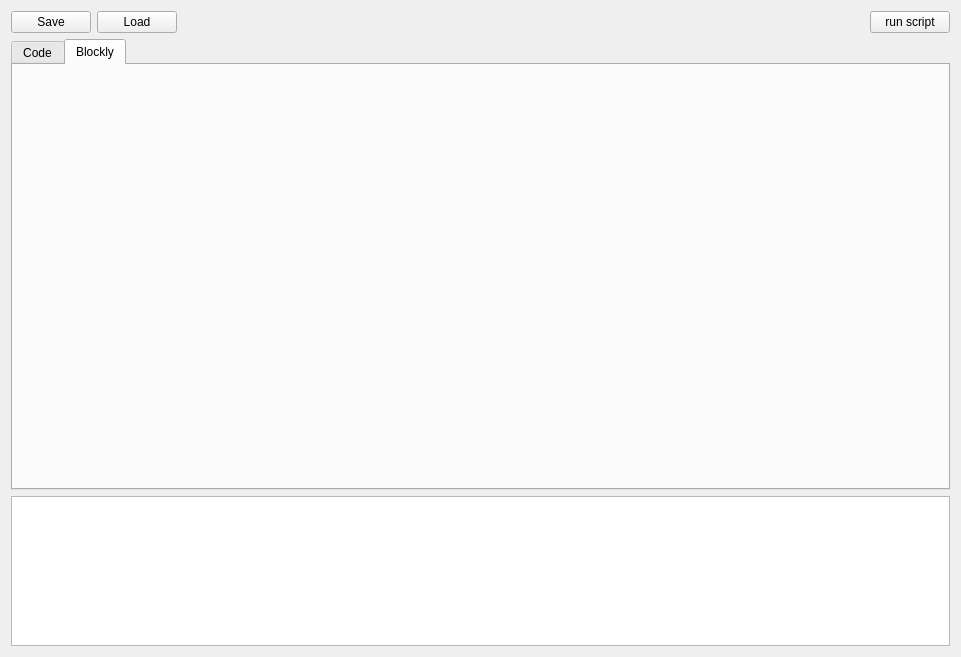
<?xml version="1.0" encoding="UTF-8"?>
<ui version="4.0">
 <class>InteractiveScriptWidget</class>
 <widget class="QWidget" name="InteractiveScriptWidget">
  <property name="geometry">
   <rect>
    <x>0</x>
    <y>0</y>
    <width>961</width>
    <height>657</height>
   </rect>
  </property>
  <property name="windowTitle">
   <string>InteractiveScript</string>
  </property>
  <property name="locale">
   <locale language="English" country="UnitedStates"/>
  </property>
  <layout class="QVBoxLayout" name="verticalLayout">
   <item>
    <layout class="QHBoxLayout" name="horizontalLayout">
     <item>
      <widget class="QPushButton" name="save_button">
       <property name="text">
        <string>Save</string>
       </property>
      </widget>
     </item>
     <item>
      <widget class="QPushButton" name="load_button">
       <property name="text">
        <string>Load</string>
       </property>
      </widget>
     </item>
     <item>
      <spacer name="horizontalSpacer">
       <property name="orientation">
        <enum>Qt::Horizontal</enum>
       </property>
       <property name="sizeHint" stdset="0">
        <size>
         <width>40</width>
         <height>20</height>
        </size>
       </property>
      </spacer>
     </item>
     <item>
      <widget class="QPushButton" name="run_button">
       <property name="text">
        <string>run script</string>
       </property>
      </widget>
     </item>
    </layout>
   </item>
   <item>
    <widget class="QTabWidget" name="tabWidget">
     <property name="currentIndex">
      <number>1</number>
     </property>
     <widget class="QWidget" name="code_tab">
      <attribute name="title">
       <string>Code</string>
      </attribute>
      <layout class="QVBoxLayout" name="verticalLayout_3">
       <item>
        <widget class="QPlainTextEdit" name="editor">
         <property name="font">
          <font>
           <family>Monospace</family>
           <pointsize>20</pointsize>
          </font>
         </property>
         <property name="plainText">
          <string>print('hello world')</string>
         </property>
        </widget>
       </item>
      </layout>
     </widget>
     <widget class="QWidget" name="blockly_tab">
      <attribute name="title">
       <string>Blockly</string>
      </attribute>
      <layout class="QVBoxLayout" name="verticalLayout_4">
       <item>
        <widget class="BlocklyWidget" name="blockly_widget" native="true"/>
       </item>
      </layout>
     </widget>
    </widget>
   </item>
   <item>
    <widget class="QPlainTextEdit" name="terminal">
     <property name="maximumSize">
      <size>
       <width>16777215</width>
       <height>150</height>
      </size>
     </property>
     <property name="font">
      <font>
       <family>Monospace</family>
       <pointsize>20</pointsize>
      </font>
     </property>
     <property name="readOnly">
      <bool>true</bool>
     </property>
    </widget>
   </item>
  </layout>
 </widget>
 <customwidgets>
  <customwidget>
   <class>BlocklyWidget</class>
   <extends>QWidget</extends>
   <header>interactive_script/blocklywidget.h</header>
   <container>1</container>
  </customwidget>
 </customwidgets>
 <resources/>
 <connections/>
</ui>
